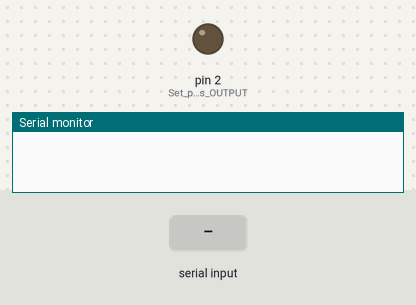
This sketch was run on a simulated Arduino Uno, built with avr-gcc and run on an emulated ATmega328P. Parts: output pins drawn as LEDs (lit = HIGH), the last lines printed to the serial monitor. The inputs (shaded band) are chosen by the test bench.

Above: at 1.2 s.
1.3 s: "on\n" received over Serial
At 2.1 s:
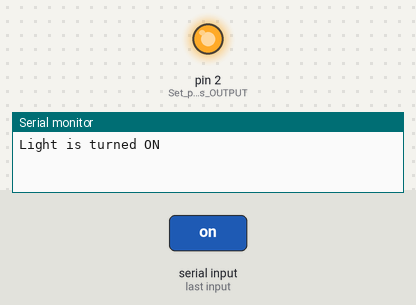
2.8 s: "off\n" received over Serial
At 3.3 s:
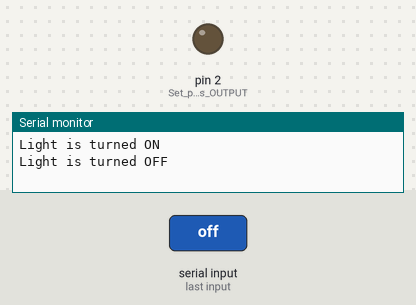
Timing chart, 0 to 5.8 s (numbered marks = the images above; inputs shaded):
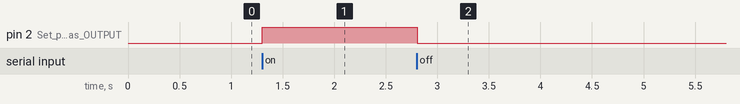

Measured:
- after the input at 1.3 s, pin 2 (Set_pin_2_as_OUTPUT): LOW → HIGH at once
- after the input at 2.8 s, pin 2 (Set_pin_2_as_OUTPUT): HIGH → LOW at once

The sketch:

working_arduino_pyserial.ino
```cpp
void setup() {
  Serial.begin(9600);  // Start Serial communication
  pinMode(2, OUTPUT); // Set pin 2 as OUTPUT
  digitalWrite(2, LOW); // Start with LED OFF
}


void loop() {
  if (Serial.available() > 0) {  // Check if data is available
    String receivedData = Serial.readStringUntil('\n'); // Read input
    receivedData.trim(); // Remove spaces and newline

    if (receivedData == "on") {
      digitalWrite(2, HIGH);
      Serial.println("Light is turned ON");
    }
    else if (receivedData == "off") {
      digitalWrite(2, LOW);
      Serial.println("Light is turned OFF");
    }
    else if (receivedData == "N") {
      Serial.println("Exiting...");
      while (true);  // Stop execution
    }
    else {
      Serial.println("Invalid command! Use 'on', 'off', or 'N'.");
    }
  }
}
```
